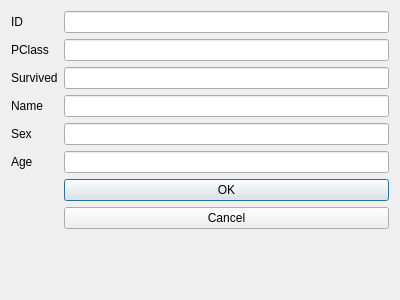
<?xml version="1.0" encoding="UTF-8"?>
<ui version="4.0">
 <class>AddRowDialog</class>
 <widget class="QDialog" name="AddRowDialog">
  <property name="geometry">
   <rect>
    <x>0</x>
    <y>0</y>
    <width>400</width>
    <height>300</height>
   </rect>
  </property>
  <property name="windowTitle">
   <string>Dialog</string>
  </property>
  <layout class="QFormLayout" name="formLayout">
   <item row="0" column="1">
    <widget class="QLineEdit" name="IDLineEdit"/>
   </item>
   <item row="0" column="0">
    <widget class="QLabel" name="IDLabel">
     <property name="text">
      <string>ID</string>
     </property>
    </widget>
   </item>
   <item row="1" column="1">
    <widget class="QLineEdit" name="PClassLineEdit"/>
   </item>
   <item row="2" column="1">
    <widget class="QLineEdit" name="survivedLineEdit"/>
   </item>
   <item row="3" column="1">
    <widget class="QLineEdit" name="nameLineEdit"/>
   </item>
   <item row="1" column="0">
    <widget class="QLabel" name="PClassLabel">
     <property name="text">
      <string>PClass</string>
     </property>
    </widget>
   </item>
   <item row="2" column="0">
    <widget class="QLabel" name="survivedLabel">
     <property name="text">
      <string>Survived</string>
     </property>
    </widget>
   </item>
   <item row="3" column="0">
    <widget class="QLabel" name="nameLabel">
     <property name="text">
      <string>Name</string>
     </property>
    </widget>
   </item>
   <item row="5" column="1">
    <widget class="QLineEdit" name="ageLineEdit"/>
   </item>
   <item row="5" column="0">
    <widget class="QLabel" name="ageLabel">
     <property name="text">
      <string>Age</string>
     </property>
    </widget>
   </item>
   <item row="6" column="1">
    <widget class="QPushButton" name="okButton">
     <property name="text">
      <string>OK</string>
     </property>
    </widget>
   </item>
   <item row="7" column="1">
    <widget class="QPushButton" name="cancelButton">
     <property name="text">
      <string>Cancel</string>
     </property>
    </widget>
   </item>
   <item row="4" column="0">
    <widget class="QLabel" name="sexLabel">
     <property name="text">
      <string>Sex</string>
     </property>
    </widget>
   </item>
   <item row="4" column="1">
    <widget class="QLineEdit" name="sexLineEdit"/>
   </item>
  </layout>
 </widget>
 <resources/>
 <connections/>
</ui>
